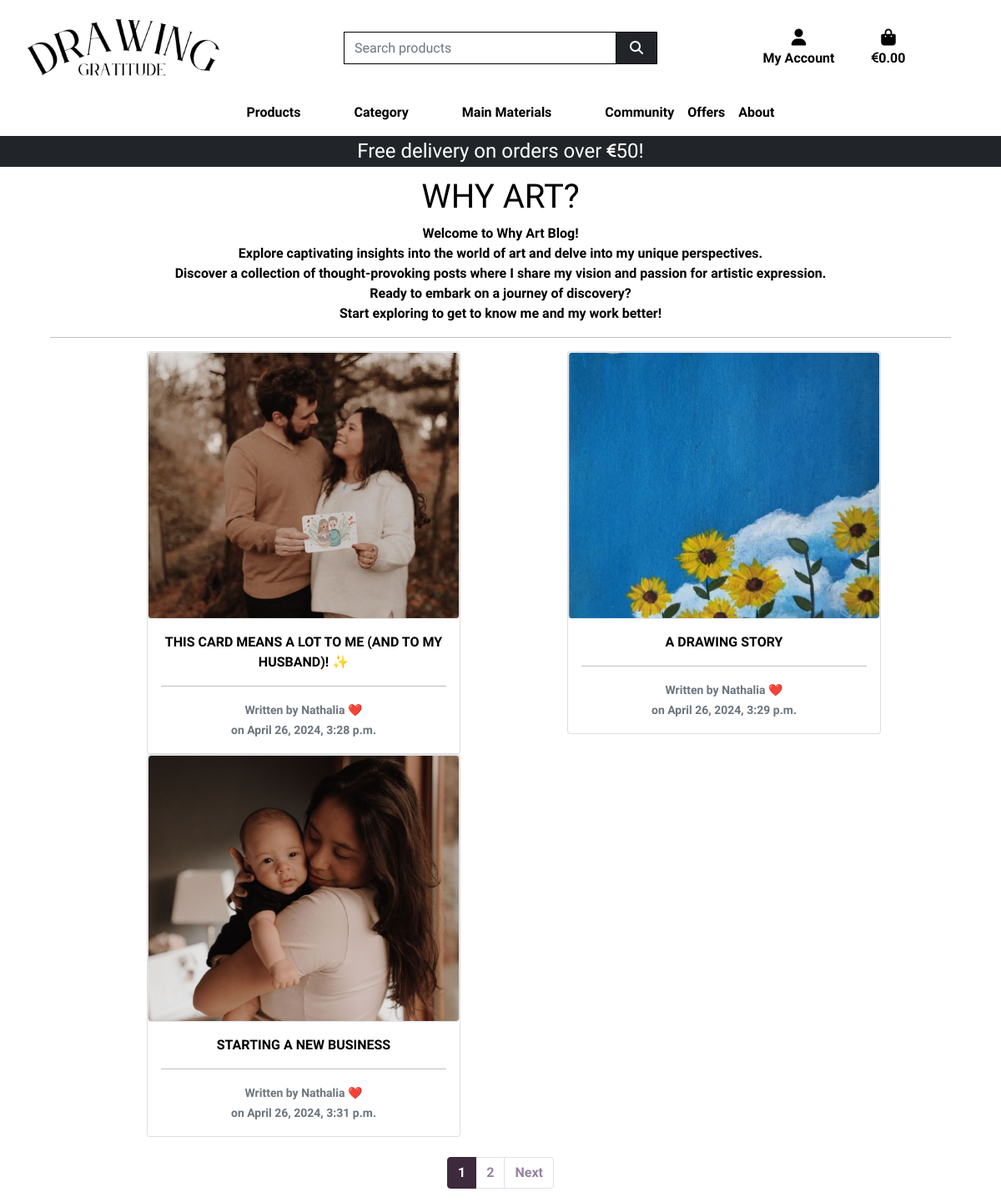
Screenshot of /blog/ with the database file from the repository.
### blog/models.py (models this page shows, shortened)
class Post(models.Model):
    title = models.CharField(max_length=200, unique=True)
    slug = models.SlugField(max_length=200, unique=True)
    content = models.TextField()
    created_on = models.DateTimeField(auto_now_add=True)
    like = models.ManyToManyField(
        User, default=None, related_name='like_posts', blank=True
    )
    author = models.ForeignKey(AboutMe, on_delete=models.CASCADE)
    image = models.ImageField(null=True, blank=True, upload_to='media/posts')

### about/models.py (models this page shows)
class AboutMe(models.Model):
    artist = models.CharField(max_length=100)
    title = models.CharField(max_length=254)
    content = models.TextField()
    image_url = models.URLField(max_length=1024, null=True, blank=True)
    image = models.ImageField(null=True, blank=True)
    def __str__(self):
        return self.artist

### blog/views.py (the view)
# urls.py: path('', views.blog.as_view(), name='blog'),
class blog(generic.ListView):
    queryset = Post.objects.all()
    template_name = "blog/blog.html"
    paginate_by = 3

### bag/contexts.py (called while the page is built, shortened)
def bag_contents(request):
    bag_items = []
    total = 0
    total_discounted_price = 0
    product_count = 0
    bag = request.session.get('bag', {})
    delivery = total * Decimal(settings.STANDARD_DELIVERY_PERCENTAGE / 100) if total < settings.FREE_DELIVERY_THRESHOLD else 0
    grand_total = total + delivery
    context = {
        'bag_items': bag_items,
        'total': total,
        'total_discounted_price': total_discounted_price,
        'product_count': product_count,
        'delivery': delivery,
        'free_delivery_delta': max(0, settings.FREE_DELIVERY_THRESHOLD - total),
        'free_delivery_threshold': settings.FREE_DELIVERY_THRESHOLD,
        'grand_total': grand_total,
    }
    return context

### blog/templates/blog/blog.html (shortened to what this page needs)
{% extends "base.html" %}
{% load static %}
{% block page_header %}
    <div class="container header-container">
    </div>
{% endblock %}
{% block content %}
    <div class="container-fluid mt-5">
        <div class="row text-center m-5">
            <h1 class="text-uppercase">why art?</h1>
            <p>Welcome to Why Art Blog!<br>
                Explore captivating insights into the world of art and delve
                into my unique perspectives. <br> Discover a collection of thought-provoking
                posts where I share my vision and passion for artistic expression. <br>
                Ready to embark on a journey of discovery? <br>
                Start exploring to get to know me and my work better!
            </p>
            <hr>
            {% for post in post_list %}
                <div class="card-deck">
                    <div class="card">
                        <a href="{% url 'post_detail' post.slug %}" class="post-link">
                            <div class="image-container img-thumbnail" style="background-image: url('{{ post.image.url }}');"></div>
                        </a>
                    <div class="card-body">
                        <span class="text-uppercase">{{ post.title }}</span>
                        <hr>
                        <p class="card-text mt-3"><small class="text-muted">Written by {{ post.author}} <br> on {{ post.created_on}}</small></p>
                    </div>
                    </div>
                </div>
            {% endfor %}
            <nav aria-label="Page navigation example">
                <ul class="pagination justify-content-center mt-4">
                    {% for num in paginator.page_range %}
                        <li class="page-item {% if page_obj.number == num %}active{% endif %}"><a class="page-link" href="?page={{ num }}">{{ num }}</a></li>
                    {% endfor %}
                    {% if page_obj.has_next %}
                        <li class="page-item">
                            <a class="page-link" href="?page={{ page_obj.next_page_number }}">Next</a>
                        </li>
                    {% endif %}
                </ul>
            </nav>
    </div>
{% endblock %}

### static/css/base.css (style rules this page uses)
html { height: 100%; }
body { background-color: white; font-family: "Quicksand", sans-serif; font-optical-sizing: auto; font-weight: 600; color: black; }
.image-container { width: 25em; height: 20em; background-size: cover; background-position: center; }
.card-deck { width: 25em; margin-left: 6.5em; }
.page-link { color:#9684A1; }
.page-item.active .page-link { background-color:#3d2b3d; border-color: #3d2b3d; }
li { list-style: none; }
@media (min-width: 1200px) { .container { max-width: 80%; } }
@media (min-width: 992px) { .header-container { padding-top: 164px; } }

### rows the page displays
Post: image (picture), title "THIS CARD MEANS A LOT TO ME (AND TO MY HUSBAND)! ✨️", author "Nathalia ❤️", created_on "April 26, 2024, 3:28 p.m."
Post: image (picture), title "A DRAWING STORY", author "Nathalia ❤️", created_on "April 26, 2024, 3:29 p.m."
Post: image (picture), title "STARTING A NEW BUSINESS", author "Nathalia ❤️", created_on "April 26, 2024, 3:31 p.m."

### other values shown
{{ free_delivery_threshold }} "50"
{{ num }} "1" "2"
